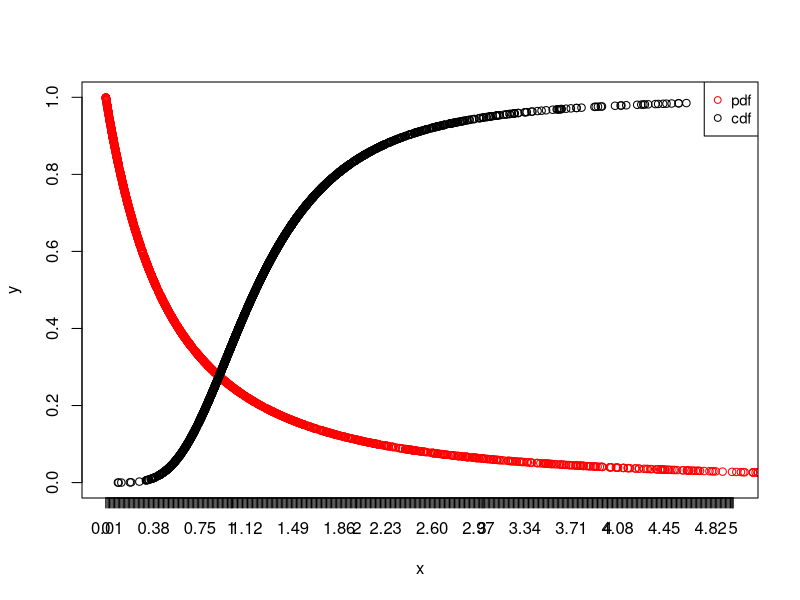

Recreate this plot in R.
samples = 2000
x <- numeric(0)
genSample <- function(alpha,beta){
  for(i in 1:samples){
    t <- runif(1)^(1/alpha)
    x[i] <- (t/(1-t))^(1/beta)
  }
  return(x)
}
sampleB <- genSample(1,1.5)
summary(sampleB)
var(sampleB)

xpdf <- genSample(1,1)
ypdf <- 1*1*xpdf**(-1-1)*(1+xpdf^(-1))^(-1-1) 

xcdf <- genSample(1.5,3)
ycdf <- (1+xcdf^(-3))^-1.5

plot(xpdf,ypdf,xlim = c(0.01,5),col="red",xlab = "x",ylab = "y")
points(xcdf,ycdf,col="black")

axis(1, at = seq(0.01, 5, by = 0.01))

legend("topright",legend = c("pdf","cdf"),col = c("red","black"),cex = 0.9,pch = 1)
